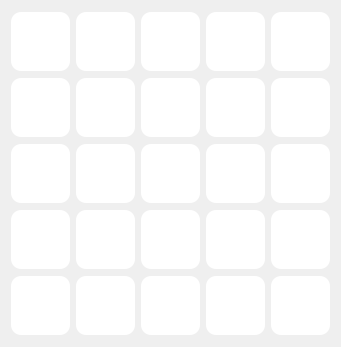
      <widget class="QWidget" name="scrollAreaWidgetContents_6">
       <property name="geometry">
        <rect>
         <x>0</x>
         <y>0</y>
         <width>339</width>
         <height>347</height>
        </rect>
       </property>
       <layout class="QVBoxLayout" name="verticalLayout_5">
        <item>
         <layout class="QHBoxLayout" name="horizontalLayout_134">
          <item>
           <widget class="QPushButton" name="pushButton_386">
            <property name="minimumSize">
             <size>
              <width>59</width>
              <height>59</height>
             </size>
            </property>
            <property name="maximumSize">
             <size>
              <width>59</width>
              <height>59</height>
             </size>
            </property>
            <property name="styleSheet">
             <string notr="true">QPushButton{
	background-color:rgb(255,255,255);
	border-radius:10px;
	border-image: url(:/tang_dong/Sticker/tang_dong/2379537642070973.png);
}
QPushButton::hover{
	background-color:rgb(229, 229, 229);
}</string>
            </property>
            <property name="text">
             <string/>
            </property>
           </widget>
          </item>
          <item>
           <widget class="QPushButton" name="pushButton_387">
            <property name="minimumSize">
             <size>
              <width>59</width>
              <height>59</height>
             </size>
            </property>
            <property name="maximumSize">
             <size>
              <width>59</width>
              <height>59</height>
             </size>
            </property>
            <property name="styleSheet">
             <string notr="true">QPushButton{
	background-color:rgb(255,255,255);
	border-radius:10px;
	border-image: url(:/tang_dong/Sticker/tang_dong/2379539295404141.png);
}
QPushButton::hover{
	background-color:rgb(229, 229, 229);
}</string>
            </property>
            <property name="text">
             <string/>
            </property>
           </widget>
          </item>
          <item>
           <widget class="QPushButton" name="pushButton_388">
            <property name="minimumSize">
             <size>
              <width>59</width>
              <height>59</height>
             </size>
            </property>
            <property name="maximumSize">
             <size>
              <width>59</width>
              <height>59</height>
             </size>
            </property>
            <property name="styleSheet">
             <string notr="true">QPushButton{
	background-color:rgb(255,255,255);
	border-radius:10px;
	border-image: url(:/tang_dong/Sticker/tang_dong/2379541818737222.png);
}
QPushButton::hover{
	background-color:rgb(229, 229, 229);
}</string>
            </property>
            <property name="text">
             <string/>
            </property>
           </widget>
          </item>
          <item>
           <widget class="QPushButton" name="pushButton_389">
            <property name="minimumSize">
             <size>
              <width>59</width>
              <height>59</height>
             </size>
            </property>
            <property name="maximumSize">
             <size>
              <width>59</width>
              <height>59</height>
             </size>
            </property>
            <property name="styleSheet">
             <string notr="true">QPushButton{
	background-color:rgb(255,255,255);
	border-radius:10px;
	border-image: url(:/tang_dong/Sticker/tang_dong/2379542265403844.png);
}
QPushButton::hover{
	background-color:rgb(229, 229, 229);
}</string>
            </property>
            <property name="text">
             <string/>
            </property>
           </widget>
          </item>
          <item>
           <widget class="QPushButton" name="pushButton_390">
            <property name="minimumSize">
             <size>
              <width>59</width>
              <height>59</height>
             </size>
            </property>
            <property name="maximumSize">
             <size>
              <width>59</width>
              <height>59</height>
             </size>
            </property>
            <property name="styleSheet">
             <string notr="true">QPushButton{
	background-color:rgb(255,255,255);
	border-radius:10px;
	border-image: url(:/tang_dong/Sticker/tang_dong/2379543005403770.png);
}
QPushButton::hover{
	background-color:rgb(229, 229, 229);
}</string>
            </property>
            <property name="text">
             <string/>
            </property>
           </widget>
          </item>
         </layout>
        </item>
        <item>
         <layout class="QHBoxLayout" name="horizontalLayout_133">
          <item>
           <widget class="QPushButton" name="pushButton_381">
            <property name="minimumSize">
             <size>
              <width>59</width>
              <height>59</height>
             </size>
            </property>
            <property name="maximumSize">
             <size>
              <width>59</width>
              <height>59</height>
             </size>
            </property>
            <property name="styleSheet">
             <string notr="true">QPushButton{
	background-color:rgb(255,255,255);
	border-radius:10px;
	border-image: url(:/tang_dong/Sticker/tang_dong/2379541012070636.png);
}
QPushButton::hover{
	background-color:rgb(229, 229, 229);
}</string>
            </property>
            <property name="text">
             <string/>
            </property>
           </widget>
          </item>
          <item>
           <widget class="QPushButton" name="pushButton_382">
            <property name="minimumSize">
             <size>
              <width>59</width>
              <height>59</height>
             </size>
            </property>
            <property name="maximumSize">
             <size>
              <width>59</width>
              <height>59</height>
             </size>
            </property>
            <property name="styleSheet">
             <string notr="true">QPushButton{
	background-color:rgb(255,255,255);
	border-radius:10px;
	border-image: url(:/tang_dong/Sticker/tang_dong/2379540352070702.png);
}
QPushButton::hover{
	background-color:rgb(229, 229, 229);
}</string>
            </property>
            <property name="text">
             <string/>
            </property>
           </widget>
          </item>
          <item>
           <widget class="QPushButton" name="pushButton_383">
            <property name="minimumSize">
             <size>
              <width>59</width>
              <height>59</height>
             </size>
            </property>
            <property name="maximumSize">
             <size>
              <width>59</width>
              <height>59</height>
             </size>
            </property>
            <property name="styleSheet">
             <string notr="true">QPushButton{
	background-color:rgb(255,255,255);
	border-radius:10px;
	image:url(:/tang_dong/Sticker/tang_dong/2379544618736942.png)
}
QPushButton::hover{
	background-color:rgb(229, 229, 229);
}</string>
            </property>
            <property name="text">
             <string/>
            </property>
           </widget>
          </item>
          <item>
           <widget class="QPushButton" name="pushButton_384">
            <property name="minimumSize">
             <size>
              <width>59</width>
              <height>59</height>
             </size>
            </property>
            <property name="maximumSize">
             <size>
              <width>59</width>
              <height>59</height>
             </size>
            </property>
            <property name="styleSheet">
             <string notr="true">QPushButton{
	background-color:rgb(255,255,255);
	border-radius:10px;
	border-image: url(:/tang_dong/Sticker/tang_dong/2379550108736393.png);
}
QPushButton::hover{
	background-color:rgb(229, 229, 229);
}</string>
            </property>
            <property name="text">
             <string/>
            </property>
           </widget>
          </item>
          <item>
           <widget class="QPushButton" name="pushButton_385">
            <property name="minimumSize">
             <size>
              <width>59</width>
              <height>59</height>
             </size>
            </property>
            <property name="maximumSize">
             <size>
              <width>59</width>
              <height>59</height>
             </size>
            </property>
            <property name="styleSheet">
             <string notr="true">QPushButton{
	background-color:rgb(255,255,255);
	border-radius:10px;
	border-image: url(:/tang_dong/Sticker/tang_dong/2379538442070893.png);
}
QPushButton::hover{
	background-color:rgb(229, 229, 229);
}</string>
            </property>
            <property name="text">
             <string/>
            </property>
           </widget>
          </item>
         </layout>
        </item>
        <item>
         <layout class="QHBoxLayout" name="horizontalLayout_132">
          <item>
           <widget class="QPushButton" name="pushButton_376">
            <property name="minimumSize">
             <size>
              <width>59</width>
              <height>59</height>
             </size>
            </property>
            <property name="maximumSize">
             <size>
              <width>59</width>
              <height>59</height>
             </size>
            </property>
            <property name="styleSheet">
             <string notr="true">QPushButton{
	background-color:rgb(255,255,255);
	border-radius:10px;
	border-image: url(:/tang_dong/Sticker/tang_dong/2379545595403511.png);
}
QPushButton::hover{
	background-color:rgb(229, 229, 229);
}</string>
            </property>
            <property name="text">
             <string/>
            </property>
           </widget>
          </item>
          <item>
           <widget class="QPushButton" name="pushButton_377">
            <property name="minimumSize">
             <size>
              <width>59</width>
              <height>59</height>
             </size>
            </property>
            <property name="maximumSize">
             <size>
              <width>59</width>
              <height>59</height>
             </size>
            </property>
            <property name="styleSheet">
             <string notr="true">QPushButton{
	background-color:rgb(255,255,255);
	border-radius:10px;
	border-image: url(:/tang_dong/Sticker/tang_dong/2379543948737009.png);
}
QPushButton::hover{
	background-color:rgb(229, 229, 229);
}</string>
            </property>
            <property name="text">
             <string/>
            </property>
           </widget>
          </item>
          <item>
           <widget class="QPushButton" name="pushButton_378">
            <property name="minimumSize">
             <size>
              <width>59</width>
              <height>59</height>
             </size>
            </property>
            <property name="maximumSize">
             <size>
              <width>59</width>
              <height>59</height>
             </size>
            </property>
            <property name="styleSheet">
             <string notr="true">QPushButton{
	background-color:rgb(255,255,255);
	border-radius:10px;
	border-image: url(:/tang_dong/Sticker/tang_dong/2379548895403181.png);
}
QPushButton::hover{
	background-color:rgb(229, 229, 229);
}</string>
            </property>
            <property name="text">
             <string/>
            </property>
           </widget>
          </item>
          <item>
           <widget class="QPushButton" name="pushButton_379">
            <property name="minimumSize">
             <size>
              <width>59</width>
              <height>59</height>
             </size>
            </property>
            <property name="maximumSize">
             <size>
              <width>59</width>
              <height>59</height>
             </size>
            </property>
            <property name="styleSheet">
             <string notr="true">QPushButton{
	background-color:rgb(255,255,255);
	border-radius:10px;
	border-image: url(:/tang_dong/Sticker/tang_dong/2379545095403561.png);
}
QPushButton::hover{
	background-color:rgb(229, 229, 229);
}</string>
            </property>
            <property name="text">
             <string/>
            </property>
           </widget>
          </item>
          <item>
           <widget class="QPushButton" name="pushButton_380">
            <property name="minimumSize">
             <size>
              <width>59</width>
              <height>59</height>
             </size>
            </property>
            <property name="maximumSize">
             <size>
              <width>59</width>
              <height>59</height>
             </size>
            </property>
            <property name="styleSheet">
             <string notr="true">QPushButton{
	background-color:rgb(255,255,255);
	border-radius:10px;
	border-image: url(:/tang_dong/Sticker/tang_dong/2379546405403430.png);
}
QPushButton::hover{
	background-color:rgb(229, 229, 229);
}</string>
            </property>
            <property name="text">
             <string/>
            </property>
           </widget>
          </item>
         </layout>
        </item>
        <item>
         <layout class="QHBoxLayout" name="horizontalLayout_135">
          <item>
           <widget class="QPushButton" name="pushButton_391">
            <property name="minimumSize">
             <size>
              <width>59</width>
              <height>59</height>
             </size>
            </property>
            <property name="maximumSize">
             <size>
              <width>59</width>
              <height>59</height>
             </size>
            </property>
            <property name="styleSheet">
             <string notr="true">QPushButton{
	background-color:rgb(255,255,255);
	border-radius:10px;
	border-image: url(:/tang_dong/Sticker/tang_dong/2379551132069624.png);
}
QPushButton::hover{
	background-color:rgb(229, 229, 229);
}</string>
            </property>
            <property name="text">
             <string/>
            </property>
           </widget>
          </item>
          <item>
           <widget class="QPushButton" name="pushButton_392">
            <property name="minimumSize">
             <size>
              <width>59</width>
              <height>59</height>
             </size>
            </property>
            <property name="maximumSize">
             <size>
              <width>59</width>
              <height>59</height>
             </size>
            </property>
            <property name="styleSheet">
             <string notr="true">QPushButton{
	background-color:rgb(255,255,255);
	border-radius:10px;
	border-image: url(:/tang_dong/Sticker/tang_dong/2379550108736393.png);
}
QPushButton::hover{
	background-color:rgb(229, 229, 229);
}</string>
            </property>
            <property name="text">
             <string/>
            </property>
           </widget>
          </item>
          <item>
           <widget class="QPushButton" name="pushButton_393">
            <property name="minimumSize">
             <size>
              <width>59</width>
              <height>59</height>
             </size>
            </property>
            <property name="maximumSize">
             <size>
              <width>59</width>
              <height>59</height>
             </size>
            </property>
            <property name="styleSheet">
             <string notr="true">QPushButton{
	background-color:rgb(255,255,255);
	border-radius:10px;
	border-image: url(:/tang_dong/Sticker/tang_dong/2379551785402892.png);
}
QPushButton::hover{
	background-color:rgb(229, 229, 229);
}</string>
            </property>
            <property name="text">
             <string/>
            </property>
           </widget>
          </item>
          <item>
           <widget class="QPushButton" name="pushButton_394">
            <property name="minimumSize">
             <size>
              <width>59</width>
              <height>59</height>
             </size>
            </property>
            <property name="maximumSize">
             <size>
              <width>59</width>
              <height>59</height>
             </size>
            </property>
            <property name="styleSheet">
             <string notr="true">QPushButton{
	background-color:rgb(255,255,255);
	border-radius:10px;
	border-image: url(:/tang_dong/Sticker/tang_dong/2379550602069677.png);
}
QPushButton::hover{
	background-color:rgb(229, 229, 229);
}</string>
            </property>
            <property name="text">
             <string/>
            </property>
           </widget>
          </item>
          <item>
           <widget class="QPushButton" name="pushButton_395">
            <property name="minimumSize">
             <size>
              <width>59</width>
              <height>59</height>
             </size>
            </property>
            <property name="maximumSize">
             <size>
              <width>59</width>
              <height>59</height>
             </size>
            </property>
            <property name="styleSheet">
             <string notr="true">QPushButton{
	background-color:rgb(255,255,255);
	border-radius:10px;
	border-image: url(:/tang_dong/Sticker/tang_dong/2379547995403271.png);
}
QPushButton::hover{
	background-color:rgb(229, 229, 229);
}</string>
            </property>
            <property name="text">
             <string/>
            </property>
           </widget>
          </item>
         </layout>
        </item>
        <item>
         <layout class="QHBoxLayout" name="horizontalLayout_104">
          <item>
           <widget class="QPushButton" name="pushButton_371">
            <property name="minimumSize">
             <size>
              <width>59</width>
              <height>59</height>
             </size>
            </property>
            <property name="maximumSize">
             <size>
              <width>59</width>
              <height>59</height>
             </size>
            </property>
            <property name="styleSheet">
             <string notr="true">QPushButton{
	background-color:rgb(255,255,255);
	border-radius:10px;
	border-image: url(:/tang_dong/Sticker/tang_dong/2379554702069267.png);
}
QPushButton::hover{
	background-color:rgb(229, 229, 229);
}</string>
            </property>
            <property name="text">
             <string/>
            </property>
           </widget>
          </item>
          <item>
           <widget class="QPushButton" name="pushButton_372">
            <property name="minimumSize">
             <size>
              <width>59</width>
              <height>59</height>
             </size>
            </property>
            <property name="maximumSize">
             <size>
              <width>59</width>
              <height>59</height>
             </size>
            </property>
            <property name="styleSheet">
             <string notr="true">QPushButton{
	background-color:rgb(255,255,255);
	border-radius:10px;
	border-image: url(:/tang_dong/Sticker/tang_dong/2379553162069421.png);
}
QPushButton::hover{
	background-color:rgb(229, 229, 229);
}</string>
            </property>
            <property name="text">
             <string/>
            </property>
           </widget>
          </item>
          <item>
           <widget class="QPushButton" name="pushButton_373">
            <property name="minimumSize">
             <size>
              <width>59</width>
              <height>59</height>
             </size>
            </property>
            <property name="maximumSize">
             <size>
              <width>59</width>
              <height>59</height>
             </size>
            </property>
            <property name="styleSheet">
             <string notr="true">QPushButton{
	background-color:rgb(255,255,255);
	border-radius:10px;
	border-image: url(:/tang_dong/Sticker/tang_dong/2379552488736155.png);

}
QPushButton::hover{
	background-color:rgb(229, 229, 229);
}</string>
            </property>
            <property name="text">
             <string/>
            </property>
           </widget>
          </item>
          <item>
           <widget class="QPushButton" name="pushButton_374">
            <property name="minimumSize">
             <size>
              <width>59</width>
              <height>59</height>
             </size>
            </property>
            <property name="maximumSize">
             <size>
              <width>59</width>
              <height>59</height>
             </size>
            </property>
            <property name="styleSheet">
             <string notr="true">QPushButton{
	background-color:rgb(255,255,255);
	border-radius:10px;
	border-image: url(:/tang_dong/Sticker/tang_dong/2379835878707816.png);
}
QPushButton::hover{
	background-color:rgb(229, 229, 229);
}</string>
            </property>
            <property name="text">
             <string/>
            </property>
           </widget>
          </item>
          <item>
           <widget class="QPushButton" name="pushButton_375">
            <property name="minimumSize">
             <size>
              <width>59</width>
              <height>59</height>
             </size>
            </property>
            <property name="maximumSize">
             <size>
              <width>59</width>
              <height>59</height>
             </size>
            </property>
            <property name="styleSheet">
             <string notr="true">QPushButton{
	background-color:rgb(255,255,255);
	border-radius:10px;
	border-image: url(:/tang_dong/Sticker/tang_dong/2379835878707816.png);
border-image: url(:/tang_dong/Sticker/tang_dong/2379848908706513.png);
}
QPushButton::hover{
	background-color:rgb(229, 229, 229);
}</string>
            </property>
            <property name="text">
             <string/>
            </property>
           </widget>
          </item>
         </layout>
        </item>
       </layout>
      </widget>
